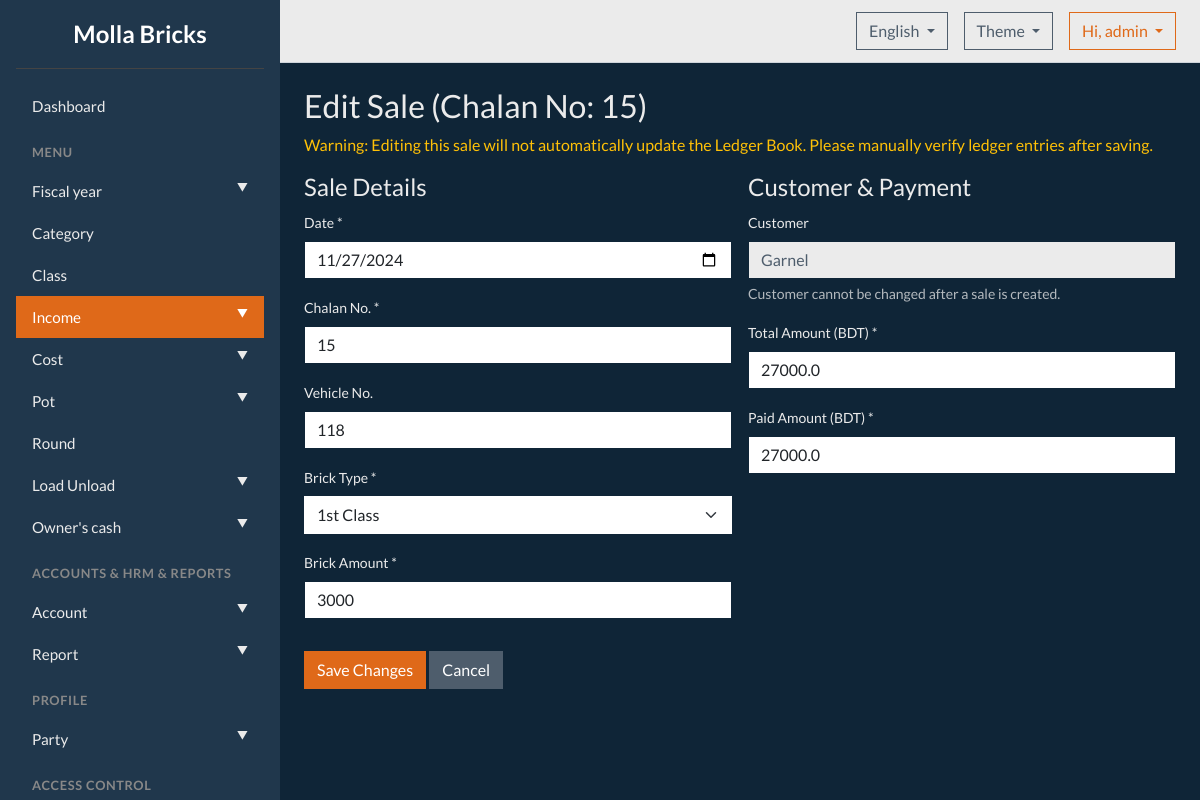
The page /sales/edit/15 (signed in) on the database its author committed.
### tables this page shows
CREATE TABLE users (id INTEGER PRIMARY KEY, username TEXT NOT NULL UNIQUE, password_hash TEXT NOT NULL, role TEXT NOT NULL DEFAULT 'admin');

CREATE TABLE nagad_khata (id INTEGER PRIMARY KEY, customer_id INTEGER, date TEXT, chalan_no TEXT, customer_name TEXT, address TEXT, vehicle_no TEXT, brick_type TEXT, brick_amount INTEGER, rate REAL, total_amount REAL, paid_amount REAL, due_amount REAL, timestamp DATETIME DEFAULT CURRENT_TIMESTAMP, FOREIGN KEY (customer_id) REFERENCES customers (id) ON DELETE SET NULL);

### molla_bricks/web/sales.py (the view)
@bp.route('/edit/<int:sale_id>')
@login_required # <-- ADDED
def edit_sale_form(sale_id):
    query = "SELECT * FROM nagad_khata WHERE id = ?"; sale_record = db_controller_instance.execute_query(query, (sale_id,), fetch="one")
    if not sale_record: flash('Sale not found.', 'danger'); return redirect(url_for('sales.nagad_khata'))
    columns = ["id", "customer_id", "date", "chalan_no", "customer_name", "address", "vehicle_no", "brick_type", "brick_amount", "rate", "total_amount", "paid_amount", "due_amount", "timestamp"]; sale = dict(zip(columns, sale_record))
    brick_types = [row[0] for row in db_controller_instance.execute_query("SELECT name FROM brick_types ORDER BY name", fetch="all")]
    return render_template('edit_sale.html', sale=sale, brick_types=brick_types)

### molla_bricks/core/db/db_controller.py (called while the page is built)
    def execute_query(self, query, params=(), fetch=None):
        try:
            with self.conn:
                cursor = self.conn.cursor()
                cursor.execute(query, params)
                if query.strip().upper().startswith('INSERT'): return cursor.lastrowid
                if query.strip().upper().startswith(('UPDATE', 'DELETE')): return cursor.rowcount
                if fetch == 'one': return cursor.fetchone()
                elif fetch == 'all': return cursor.fetchall()
        except sqlite3.Error as e: logging.error(f"Query Failed: {query} | Params: {params} | Error: {e}"); logging.error(traceback.format_exc()); return None

### molla_bricks/web/__init__.py (called while the page is built)
@login_manager.user_loader
def load_user(user_id):
    from .models import User
    return User.get(user_id)

### molla_bricks/web/models.py (called while the page is built)
    @staticmethod
    def get(user_id):
        query = "SELECT id, username, password_hash FROM users WHERE id = ?"
        user_data = db_controller_instance.execute_query(query, (user_id,), fetch="one")
        if user_data:
            return User(user_data[0], user_data[1], user_data[2])
        return None

### templates/edit_sale.html (shortened to what this page needs)
{% extends "base.html" %}
{% block content %}
<h2>Edit Sale (Chalan No: {{ sale.chalan_no }})</h2>
<p class="text-warning">Warning: Editing this sale will not automatically update the Ledger Book. Please manually verify ledger entries after saving.</p>
<form method="POST" action="{{ url_for('sales.edit_sale') }}" class="row g-3">
    <div class="col-md-6">
        <h4>Sale Details</h4>
        <div class="mb-3">
            <label for="date" class="form-label">Date *</label>
            <input type="date" class="form-control" id="date" name="date" value="{{ sale.date }}" required>
        </div>
        <div class="mb-3">
            <label for="chalan_no" class="form-label">Chalan No. *</label>
            <input type="text" class="form-control" id="chalan_no" name="chalan_no" value="{{ sale.chalan_no }}" required>
        </div>
        <div class="mb-3">
            <label for="vehicle_no" class="form-label">Vehicle No.</label>
            <input type="text" class="form-control" id="vehicle_no" name="vehicle_no" value="{{ sale.vehicle_no }}">
        </div>
        <div class="mb-3">
            <label for="brick_type" class="form-label">Brick Type *</label>
            <select class="form-select" id="brick_type" name="brick_type" required>
                {% for type in brick_types %}
                    <option value="{{ type }}" {% if type == sale.brick_type %}selected{% endif %}>{{ type }}</option>
                {% endfor %}
            </select>
        </div>
        <div class="mb-3">
            <label for="brick_amount" class="form-label">Brick Amount *</label>
            <input type="number" class="form-control" id="brick_amount" name="brick_amount" value="{{ sale.brick_amount }}" required>
        </div>
    </div>
    <div class="col-md-6">
        <h4>Customer & Payment</h4>
        <div class="mb-3">
            <label class="form-label">Customer</label>
            <input type="text" class="form-control" value="{{ sale.customer_name }}" disabled>
            <div class="form-text">Customer cannot be changed after a sale is created.</div>
        </div>
        <div class="mb-3">
            <label for="total_amount" class="form-label">Total Amount (BDT) *</label>
            <input type="number" step="0.01" class="form-control" id="total_amount" name="total_amount" value="{{ sale.total_amount }}" required>
        </div>
        <div class="mb-3">
            <label for="paid_amount" class="form-label">Paid Amount (BDT) *</label>
            <input type="number" step="0.01" class="form-control" id="paid_amount" name="paid_amount" value="{{ sale.paid_amount }}" required>
        </div>
    </div>
    <div class="col-12">
        <button type="submit" class="btn btn-primary">Save Changes</button>
        <a href="{{ url_for('sales.nagad_khata') }}" class="btn btn-secondary">Cancel</a>
    </div>
</form>
{% endblock %}

### templates/base.html (shortened to what this page needs)
<!doctype html>
{% set theme = session.get('theme', 'superhero') %}
<html lang="{{ session.get('lang', 'en') }}" data-bs-theme="{{ theme }}">
<head>
    <link href="https://cdn.jsdelivr.net/npm/bootswatch@5.3.3/dist/{{ theme }}/bootstrap.min.css" rel="stylesheet">
    <link rel="stylesheet" href="{{ url_for('static', filename='css/style.css') }}">
</head>
<body>
    {% include 'partials/_sidebar.html' %}
    <div class="main-content">
        <header class="header">
            <div class="d-flex align-items-center">
                <div class="dropdown me-3">
                    <button class="btn btn-outline-secondary dropdown-toggle" type="button" data-bs-toggle="dropdown">
                      {% if session.get('lang') == 'bn' %} বাংলা {% else %} English {% endif %}
                    </button>
                </div>
                <div class="dropdown me-3">
                   <button class="btn btn-outline-secondary dropdown-toggle" type="button" data-bs-toggle="dropdown">
                       Theme
                   </button>
                </div>
                <div class="dropdown">
                    <button class="btn btn-outline-primary dropdown-toggle" type="button" data-bs-toggle="dropdown">
                        Hi, {{ current_user.username }}
                    </button>
                </div>
            </div>
        </header>
        <main class="page-content">
            {% block content %}{% endblock %}
        </main>
    </div>
</body>
</html>

### molla_bricks/web/static/css/style.css (style rules this page uses)
body { display: flex; height: 100vh; overflow: hidden; }
.main-content { flex-grow: 1; display: flex; flex-direction: column; height: 100vh; background-color: var(--bs-body-bg); }
.header { flex-shrink: 0; background-color: var(--bs-body-color); color: var(--bs-body-bg); border-bottom: 1px solid var(--bs-border-color); padding: 0.75rem 1.5rem; display: flex; justify-content: space-between; align-items: center; }
.page-content { flex-grow: 1; overflow-y: auto; padding: 1.5rem; }

### rows shown on the page
users: username "admin"
nagad_khata: chalan_no "15", date "11/27/2024", vehicle_no "118", brick_amount "3000", customer_name "Garnel", total_amount "27000.0", paid_amount "27000.0"

### other values the page prints
form field brick_type "1st Class"
